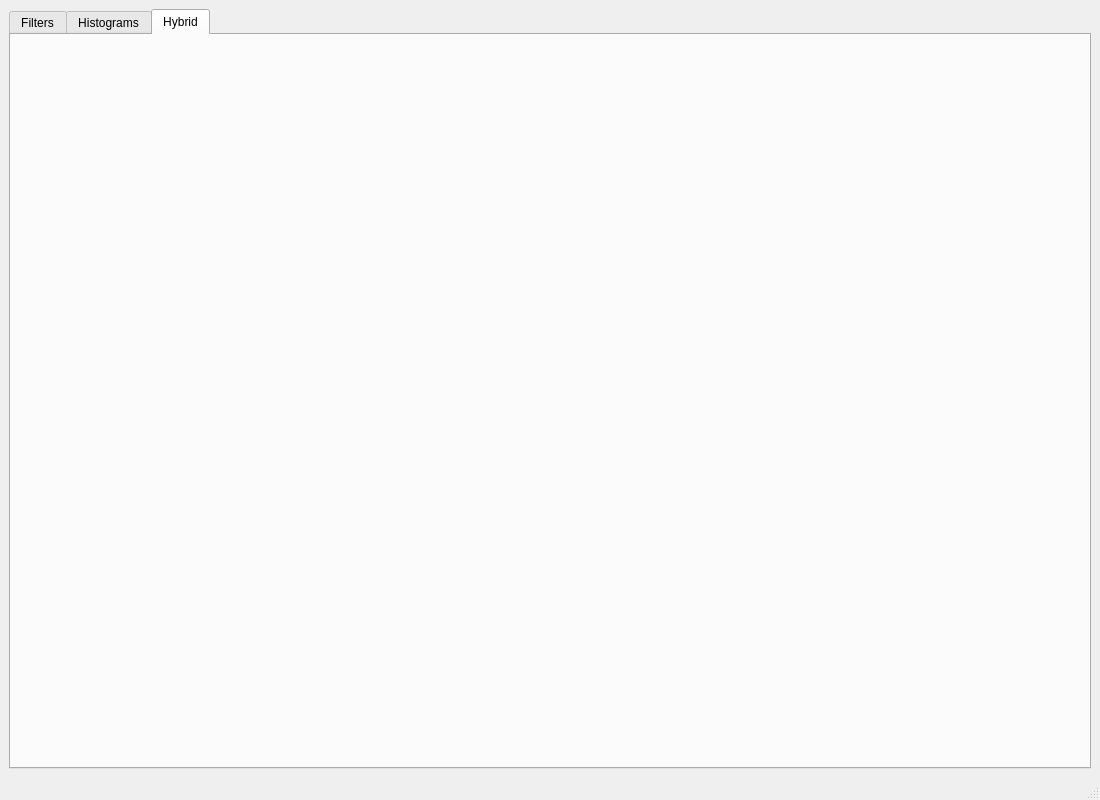
<?xml version="1.0" encoding="UTF-8"?>
<ui version="4.0">
 <class>MainWindow</class>
 <widget class="QMainWindow" name="MainWindow">
  <property name="geometry">
   <rect>
    <x>0</x>
    <y>0</y>
    <width>1100</width>
    <height>800</height>
   </rect>
  </property>
  <property name="sizePolicy">
   <sizepolicy hsizetype="Maximum" vsizetype="Maximum">
    <horstretch>0</horstretch>
    <verstretch>0</verstretch>
   </sizepolicy>
  </property>
  <property name="minimumSize">
   <size>
    <width>754</width>
    <height>510</height>
   </size>
  </property>
  <property name="maximumSize">
   <size>
    <width>1100</width>
    <height>800</height>
   </size>
  </property>
  <property name="windowTitle">
   <string>MainWindow</string>
  </property>
  <widget class="QWidget" name="centralwidget">
   <layout class="QHBoxLayout" name="horizontalLayout_4">
    <item>
     <widget class="QTabWidget" name="tabWidget_process">
      <property name="sizePolicy">
       <sizepolicy hsizetype="Expanding" vsizetype="Expanding">
        <horstretch>0</horstretch>
        <verstretch>0</verstretch>
       </sizepolicy>
      </property>
      <property name="tabShape">
       <enum>QTabWidget::Rounded</enum>
      </property>
      <property name="currentIndex">
       <number>2</number>
      </property>
      <property name="tabsClosable">
       <bool>false</bool>
      </property>
      <property name="tabBarAutoHide">
       <bool>false</bool>
      </property>
      <widget class="QWidget" name="tab_1">
       <attribute name="title">
        <string>Filters</string>
       </attribute>
       <layout class="QGridLayout" name="gridLayout_4">
        <item row="0" column="0">
         <layout class="QGridLayout" name="gridLayout_2">
          <item row="0" column="0">
           <layout class="QVBoxLayout" name="verticalLayout_2">
            <item>
             <widget class="QPushButton" name="btn_load_1">
              <property name="sizePolicy">
               <sizepolicy hsizetype="Maximum" vsizetype="Maximum">
                <horstretch>0</horstretch>
                <verstretch>0</verstretch>
               </sizepolicy>
              </property>
              <property name="maximumSize">
               <size>
                <width>200</width>
                <height>25</height>
               </size>
              </property>
              <property name="text">
               <string>Load Image</string>
              </property>
             </widget>
            </item>
            <item>
             <layout class="QHBoxLayout" name="horizontalLayout">
              <property name="sizeConstraint">
               <enum>QLayout::SetFixedSize</enum>
              </property>
              <item>
               <widget class="QLabel" name="label">
                <property name="sizePolicy">
                 <sizepolicy hsizetype="Fixed" vsizetype="Fixed">
                  <horstretch>0</horstretch>
                  <verstretch>0</verstretch>
                 </sizepolicy>
                </property>
                <property name="maximumSize">
                 <size>
                  <width>16777215</width>
                  <height>16777215</height>
                 </size>
                </property>
                <property name="text">
                 <string>Name:</string>
                </property>
               </widget>
              </item>
              <item>
               <widget class="QLabel" name="label_imgName_1">
                <property name="sizePolicy">
                 <sizepolicy hsizetype="Fixed" vsizetype="Fixed">
                  <horstretch>0</horstretch>
                  <verstretch>0</verstretch>
                 </sizepolicy>
                </property>
                <property name="maximumSize">
                 <size>
                  <width>16777215</width>
                  <height>16777215</height>
                 </size>
                </property>
                <property name="text">
                 <string>No Image</string>
                </property>
               </widget>
              </item>
              <item>
               <spacer name="horizontalSpacer">
                <property name="orientation">
                 <enum>Qt::Horizontal</enum>
                </property>
                <property name="sizeType">
                 <enum>QSizePolicy::Maximum</enum>
                </property>
                <property name="sizeHint" stdset="0">
                 <size>
                  <width>50</width>
                  <height>20</height>
                 </size>
                </property>
               </spacer>
              </item>
             </layout>
            </item>
            <item>
             <layout class="QHBoxLayout" name="horizontalLayout_2">
              <item>
               <widget class="QLabel" name="label_2">
                <property name="sizePolicy">
                 <sizepolicy hsizetype="Fixed" vsizetype="Fixed">
                  <horstretch>0</horstretch>
                  <verstretch>0</verstretch>
                 </sizepolicy>
                </property>
                <property name="maximumSize">
                 <size>
                  <width>16777215</width>
                  <height>16777215</height>
                 </size>
                </property>
                <property name="text">
                 <string>Size:</string>
                </property>
               </widget>
              </item>
              <item>
               <widget class="QLabel" name="label_imgSize_1">
                <property name="sizePolicy">
                 <sizepolicy hsizetype="Fixed" vsizetype="Fixed">
                  <horstretch>0</horstretch>
                  <verstretch>0</verstretch>
                 </sizepolicy>
                </property>
                <property name="maximumSize">
                 <size>
                  <width>16777215</width>
                  <height>16777215</height>
                 </size>
                </property>
                <property name="text">
                 <string>No Image.</string>
                </property>
               </widget>
              </item>
              <item>
               <spacer name="horizontalSpacer_2">
                <property name="orientation">
                 <enum>Qt::Horizontal</enum>
                </property>
                <property name="sizeType">
                 <enum>QSizePolicy::Maximum</enum>
                </property>
                <property name="sizeHint" stdset="0">
                 <size>
                  <width>50</width>
                  <height>20</height>
                 </size>
                </property>
               </spacer>
              </item>
             </layout>
            </item>
            <item>
             <widget class="QComboBox" name="combo_noise">
              <property name="enabled">
               <bool>false</bool>
              </property>
              <property name="sizePolicy">
               <sizepolicy hsizetype="Maximum" vsizetype="Maximum">
                <horstretch>0</horstretch>
                <verstretch>0</verstretch>
               </sizepolicy>
              </property>
              <property name="maximumSize">
               <size>
                <width>200</width>
                <height>25</height>
               </size>
              </property>
              <item>
               <property name="text">
                <string>Add Noise</string>
               </property>
              </item>
              <item>
               <property name="text">
                <string>Uniform Noise</string>
               </property>
              </item>
              <item>
               <property name="text">
                <string>Gaussian Noise</string>
               </property>
              </item>
              <item>
               <property name="text">
                <string>Salt &amp; Pepper Noise</string>
               </property>
              </item>
             </widget>
            </item>
            <item>
             <widget class="QComboBox" name="combo_filter">
              <property name="enabled">
               <bool>false</bool>
              </property>
              <property name="sizePolicy">
               <sizepolicy hsizetype="Maximum" vsizetype="Maximum">
                <horstretch>0</horstretch>
                <verstretch>0</verstretch>
               </sizepolicy>
              </property>
              <property name="maximumSize">
               <size>
                <width>200</width>
                <height>25</height>
               </size>
              </property>
              <item>
               <property name="text">
                <string>Apply Filter</string>
               </property>
              </item>
              <item>
               <property name="text">
                <string>Average Filter</string>
               </property>
              </item>
              <item>
               <property name="text">
                <string>Gaussian Filter</string>
               </property>
              </item>
              <item>
               <property name="text">
                <string>Median Filter</string>
               </property>
              </item>
             </widget>
            </item>
            <item>
             <widget class="QComboBox" name="combo_edges">
              <property name="enabled">
               <bool>false</bool>
              </property>
              <property name="sizePolicy">
               <sizepolicy hsizetype="Maximum" vsizetype="Maximum">
                <horstretch>0</horstretch>
                <verstretch>0</verstretch>
               </sizepolicy>
              </property>
              <property name="maximumSize">
               <size>
                <width>200</width>
                <height>25</height>
               </size>
              </property>
              <property name="currentText">
               <string>Detect Edges</string>
              </property>
              <item>
               <property name="text">
                <string>Detect Edges</string>
               </property>
              </item>
              <item>
               <property name="text">
                <string>Sobel Mask</string>
               </property>
              </item>
              <item>
               <property name="text">
                <string>Roberts Mask</string>
               </property>
              </item>
              <item>
               <property name="text">
                <string>Prewitt Mask</string>
               </property>
              </item>
              <item>
               <property name="text">
                <string>Canny Mask</string>
               </property>
              </item>
             </widget>
            </item>
            <item>
             <spacer name="verticalSpacer_2">
              <property name="orientation">
               <enum>Qt::Vertical</enum>
              </property>
              <property name="sizeHint" stdset="0">
               <size>
                <width>20</width>
                <height>40</height>
               </size>
              </property>
             </spacer>
            </item>
           </layout>
          </item>
          <item row="0" column="1">
           <layout class="QGridLayout" name="gridLayout_7">
            <property name="sizeConstraint">
             <enum>QLayout::SetNoConstraint</enum>
            </property>
            <item row="0" column="0">
             <widget class="QGroupBox" name="groupBox">
              <property name="sizePolicy">
               <sizepolicy hsizetype="Expanding" vsizetype="Expanding">
                <horstretch>0</horstretch>
                <verstretch>0</verstretch>
               </sizepolicy>
              </property>
              <property name="title">
               <string>Input Image</string>
              </property>
              <layout class="QGridLayout" name="gridLayout">
               <item row="0" column="0">
                <widget class="ImageView" name="img1_input" native="true">
                 <property name="sizePolicy">
                  <sizepolicy hsizetype="Expanding" vsizetype="Expanding">
                   <horstretch>0</horstretch>
                   <verstretch>0</verstretch>
                  </sizepolicy>
                 </property>
                 <property name="minimumSize">
                  <size>
                   <width>200</width>
                   <height>200</height>
                  </size>
                 </property>
                </widget>
               </item>
              </layout>
             </widget>
            </item>
            <item row="1" column="1">
             <widget class="QGroupBox" name="groupBox_8">
              <property name="sizePolicy">
               <sizepolicy hsizetype="Expanding" vsizetype="Expanding">
                <horstretch>0</horstretch>
                <verstretch>0</verstretch>
               </sizepolicy>
              </property>
              <property name="title">
               <string>Edge Detection Image</string>
              </property>
              <layout class="QGridLayout" name="gridLayout_10">
               <item row="0" column="0">
                <widget class="ImageView" name="img1_edged" native="true">
                 <property name="sizePolicy">
                  <sizepolicy hsizetype="Expanding" vsizetype="Expanding">
                   <horstretch>0</horstretch>
                   <verstretch>0</verstretch>
                  </sizepolicy>
                 </property>
                 <property name="minimumSize">
                  <size>
                   <width>200</width>
                   <height>200</height>
                  </size>
                 </property>
                </widget>
               </item>
              </layout>
             </widget>
            </item>
            <item row="0" column="1">
             <widget class="QGroupBox" name="groupBox_6">
              <property name="sizePolicy">
               <sizepolicy hsizetype="Expanding" vsizetype="Expanding">
                <horstretch>0</horstretch>
                <verstretch>0</verstretch>
               </sizepolicy>
              </property>
              <property name="title">
               <string>Filtered Image</string>
              </property>
              <layout class="QGridLayout" name="gridLayout_8">
               <item row="0" column="0">
                <widget class="ImageView" name="img1_filtered" native="true">
                 <property name="sizePolicy">
                  <sizepolicy hsizetype="Expanding" vsizetype="Expanding">
                   <horstretch>0</horstretch>
                   <verstretch>0</verstretch>
                  </sizepolicy>
                 </property>
                 <property name="minimumSize">
                  <size>
                   <width>200</width>
                   <height>200</height>
                  </size>
                 </property>
                </widget>
               </item>
              </layout>
             </widget>
            </item>
            <item row="1" column="0">
             <widget class="QGroupBox" name="groupBox_7">
              <property name="sizePolicy">
               <sizepolicy hsizetype="Expanding" vsizetype="Expanding">
                <horstretch>0</horstretch>
                <verstretch>0</verstretch>
               </sizepolicy>
              </property>
              <property name="title">
               <string>Noisy Image</string>
              </property>
              <layout class="QGridLayout" name="gridLayout_9">
               <item row="0" column="1">
                <widget class="ImageView" name="img1_noisy" native="true">
                 <property name="sizePolicy">
                  <sizepolicy hsizetype="Expanding" vsizetype="Expanding">
                   <horstretch>0</horstretch>
                   <verstretch>0</verstretch>
                  </sizepolicy>
                 </property>
                 <property name="minimumSize">
                  <size>
                   <width>200</width>
                   <height>200</height>
                  </size>
                 </property>
                </widget>
               </item>
              </layout>
             </widget>
            </item>
           </layout>
          </item>
         </layout>
        </item>
       </layout>
      </widget>
      <widget class="QWidget" name="tab_2">
       <attribute name="title">
        <string>Histograms</string>
       </attribute>
       <layout class="QGridLayout" name="gridLayout_14">
        <item row="0" column="0">
         <layout class="QGridLayout" name="gridLayout_13">
          <item row="0" column="0">
           <layout class="QVBoxLayout" name="verticalLayout">
            <item>
             <widget class="QPushButton" name="btn_load_2">
              <property name="sizePolicy">
               <sizepolicy hsizetype="Maximum" vsizetype="Maximum">
                <horstretch>0</horstretch>
                <verstretch>0</verstretch>
               </sizepolicy>
              </property>
              <property name="maximumSize">
               <size>
                <width>200</width>
                <height>25</height>
               </size>
              </property>
              <property name="text">
               <string>Load Image</string>
              </property>
             </widget>
            </item>
            <item>
             <layout class="QHBoxLayout" name="horizontalLayout_5">
              <property name="sizeConstraint">
               <enum>QLayout::SetFixedSize</enum>
              </property>
              <item>
               <widget class="QLabel" name="label_4">
                <property name="sizePolicy">
                 <sizepolicy hsizetype="Fixed" vsizetype="Fixed">
                  <horstretch>0</horstretch>
                  <verstretch>0</verstretch>
                 </sizepolicy>
                </property>
                <property name="maximumSize">
                 <size>
                  <width>16777215</width>
                  <height>16777215</height>
                 </size>
                </property>
                <property name="text">
                 <string>Name:</string>
                </property>
               </widget>
              </item>
              <item>
               <widget class="QLabel" name="label_imgName_2">
                <property name="sizePolicy">
                 <sizepolicy hsizetype="Fixed" vsizetype="Fixed">
                  <horstretch>0</horstretch>
                  <verstretch>0</verstretch>
                 </sizepolicy>
                </property>
                <property name="maximumSize">
                 <size>
                  <width>16777215</width>
                  <height>16777215</height>
                 </size>
                </property>
                <property name="text">
                 <string>No Image</string>
                </property>
               </widget>
              </item>
              <item>
               <spacer name="horizontalSpacer_3">
                <property name="orientation">
                 <enum>Qt::Horizontal</enum>
                </property>
                <property name="sizeType">
                 <enum>QSizePolicy::Maximum</enum>
                </property>
                <property name="sizeHint" stdset="0">
                 <size>
                  <width>50</width>
                  <height>20</height>
                 </size>
                </property>
               </spacer>
              </item>
             </layout>
            </item>
            <item>
             <layout class="QHBoxLayout" name="horizontalLayout_3">
              <item>
               <widget class="QLabel" name="label_7">
                <property name="sizePolicy">
                 <sizepolicy hsizetype="Fixed" vsizetype="Fixed">
                  <horstretch>0</horstretch>
                  <verstretch>0</verstretch>
                 </sizepolicy>
                </property>
                <property name="maximumSize">
                 <size>
                  <width>16777215</width>
                  <height>16777215</height>
                 </size>
                </property>
                <property name="text">
                 <string>Size:</string>
                </property>
               </widget>
              </item>
              <item>
               <widget class="QLabel" name="label_imgSize_2">
                <property name="sizePolicy">
                 <sizepolicy hsizetype="Fixed" vsizetype="Fixed">
                  <horstretch>0</horstretch>
                  <verstretch>0</verstretch>
                 </sizepolicy>
                </property>
                <property name="maximumSize">
                 <size>
                  <width>16777215</width>
                  <height>16777215</height>
                 </size>
                </property>
                <property name="text">
                 <string>No Image.</string>
                </property>
               </widget>
              </item>
              <item>
               <spacer name="horizontalSpacer_4">
                <property name="orientation">
                 <enum>Qt::Horizontal</enum>
                </property>
                <property name="sizeType">
                 <enum>QSizePolicy::Maximum</enum>
                </property>
                <property name="sizeHint" stdset="0">
                 <size>
                  <width>50</width>
                  <height>20</height>
                 </size>
                </property>
               </spacer>
              </item>
             </layout>
            </item>
            <item>
             <widget class="QComboBox" name="combo_histogram">
              <property name="enabled">
               <bool>false</bool>
              </property>
              <property name="sizePolicy">
               <sizepolicy hsizetype="Maximum" vsizetype="Maximum">
                <horstretch>0</horstretch>
                <verstretch>0</verstretch>
               </sizepolicy>
              </property>
              <property name="maximumSize">
               <size>
                <width>200</width>
                <height>25</height>
               </size>
              </property>
              <item>
               <property name="text">
                <string>Choose Histogram</string>
               </property>
              </item>
              <item>
               <property name="text">
                <string>Equalized Histogram</string>
               </property>
              </item>
              <item>
               <property name="text">
                <string>Normalized Histogram</string>
               </property>
              </item>
              <item>
               <property name="text">
                <string>Local Thresholding</string>
               </property>
              </item>
              <item>
               <property name="text">
                <string>Global Thresholding</string>
               </property>
              </item>
             </widget>
            </item>
            <item>
             <spacer name="verticalSpacer">
              <property name="orientation">
               <enum>Qt::Vertical</enum>
              </property>
              <property name="sizeHint" stdset="0">
               <size>
                <width>20</width>
                <height>40</height>
               </size>
              </property>
             </spacer>
            </item>
           </layout>
          </item>
          <item row="0" column="1">
           <layout class="QGridLayout" name="gridLayout_12">
            <item row="0" column="0">
             <widget class="QGroupBox" name="groupBox_2">
              <property name="sizePolicy">
               <sizepolicy hsizetype="Expanding" vsizetype="Expanding">
                <horstretch>0</horstretch>
                <verstretch>0</verstretch>
               </sizepolicy>
              </property>
              <property name="title">
               <string>Input Image</string>
              </property>
              <layout class="QGridLayout" name="gridLayout_3">
               <item row="0" column="0">
                <widget class="ImageView" name="img2_input" native="true">
                 <property name="sizePolicy">
                  <sizepolicy hsizetype="Expanding" vsizetype="Expanding">
                   <horstretch>0</horstretch>
                   <verstretch>0</verstretch>
                  </sizepolicy>
                 </property>
                 <property name="minimumSize">
                  <size>
                   <width>200</width>
                   <height>200</height>
                  </size>
                 </property>
                </widget>
               </item>
              </layout>
             </widget>
            </item>
            <item row="0" column="1">
             <widget class="QGroupBox" name="groupBox_4">
              <property name="sizePolicy">
               <sizepolicy hsizetype="Expanding" vsizetype="Expanding">
                <horstretch>0</horstretch>
                <verstretch>0</verstretch>
               </sizepolicy>
              </property>
              <property name="title">
               <string>Output Image</string>
              </property>
              <layout class="QGridLayout" name="gridLayout_6">
               <item row="0" column="0">
                <widget class="ImageView" name="img2_output" native="true">
                 <property name="sizePolicy">
                  <sizepolicy hsizetype="Expanding" vsizetype="Expanding">
                   <horstretch>0</horstretch>
                   <verstretch>0</verstretch>
                  </sizepolicy>
                 </property>
                 <property name="minimumSize">
                  <size>
                   <width>200</width>
                   <height>200</height>
                  </size>
                 </property>
                </widget>
               </item>
              </layout>
             </widget>
            </item>
            <item row="1" column="0">
             <widget class="QGroupBox" name="groupBox_3">
              <property name="sizePolicy">
               <sizepolicy hsizetype="Expanding" vsizetype="Expanding">
                <horstretch>0</horstretch>
                <verstretch>0</verstretch>
               </sizepolicy>
              </property>
              <property name="title">
               <string>Original Histogram</string>
              </property>
              <layout class="QGridLayout" name="gridLayout_5">
               <item row="0" column="0">
                <widget class="ImageView" name="img2_input_histo" native="true">
                 <property name="sizePolicy">
                  <sizepolicy hsizetype="Expanding" vsizetype="Expanding">
                   <horstretch>0</horstretch>
                   <verstretch>0</verstretch>
                  </sizepolicy>
                 </property>
                 <property name="minimumSize">
                  <size>
                   <width>200</width>
                   <height>200</height>
                  </size>
                 </property>
                </widget>
               </item>
              </layout>
             </widget>
            </item>
            <item row="1" column="1">
             <widget class="QGroupBox" name="groupBox_5">
              <property name="sizePolicy">
               <sizepolicy hsizetype="Expanding" vsizetype="Expanding">
                <horstretch>0</horstretch>
                <verstretch>0</verstretch>
               </sizepolicy>
              </property>
              <property name="title">
               <string>Output Histogram</string>
              </property>
              <layout class="QGridLayout" name="gridLayout_11">
               <item row="0" column="0">
                <widget class="ImageView" name="img2_output_histo" native="true">
                 <property name="sizePolicy">
                  <sizepolicy hsizetype="Expanding" vsizetype="Expanding">
                   <horstretch>0</horstretch>
                   <verstretch>0</verstretch>
                  </sizepolicy>
                 </property>
                 <property name="minimumSize">
                  <size>
                   <width>200</width>
                   <height>200</height>
                  </size>
                 </property>
                </widget>
               </item>
              </layout>
             </widget>
            </item>
           </layout>
          </item>
         </layout>
        </item>
       </layout>
      </widget>
      <widget class="QWidget" name="tab_3">
       <attribute name="title">
        <string>Hybrid</string>
       </attribute>
      </widget>
     </widget>
    </item>
   </layout>
  </widget>
  <widget class="QMenuBar" name="menubar">
   <property name="geometry">
    <rect>
     <x>0</x>
     <y>0</y>
     <width>1100</width>
     <height>26</height>
    </rect>
   </property>
  </widget>
  <widget class="QStatusBar" name="statusbar"/>
  <action name="actionImage_1">
   <property name="text">
    <string>Image 1</string>
   </property>
  </action>
  <action name="actionImage_2">
   <property name="text">
    <string>Image 2</string>
   </property>
  </action>
 </widget>
 <customwidgets>
  <customwidget>
   <class>ImageView</class>
   <extends>QWidget</extends>
   <header>pyqtgraph.h</header>
   <container>1</container>
  </customwidget>
 </customwidgets>
 <resources/>
 <connections/>
</ui>
